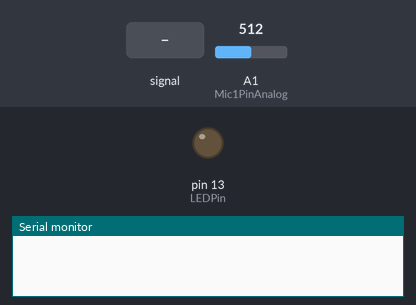
This sketch was run on a simulated Arduino Uno, built with avr-gcc and run on an emulated ATmega328P. Parts: output pins drawn as LEDs (lit = HIGH), the last lines printed to the serial monitor. The inputs (shaded band) are chosen by the test bench; at power-on: A1 (Mic1PinAnalog) = 512.

Above: at 1.2 s.
1.3 s: A1 (Mic1PinAnalog) fed a 200 Hz sine of ±460 counts around its level
At 1.7 s:
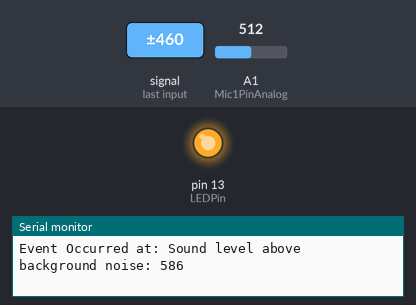
4.3 s: A1 (Mic1PinAnalog) set to 340
At 6.2 s:
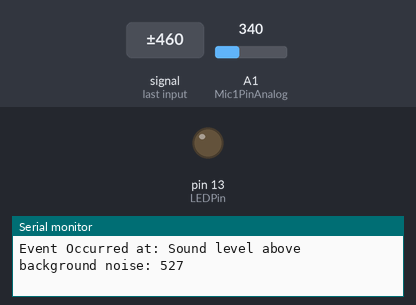
Timing chart, 0 to 7.7 s (numbered marks = the images above; inputs shaded):
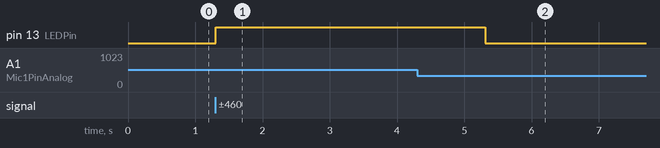

Measured:
- after the input at 1.3 s, pin 13 (LEDPin): LOW → HIGH at once
- after the input at 4.3 s, pin 13 (LEDPin): HIGH → LOW after 1.0 s

The sketch:

spore1.ino
```cpp
//////////////////////////////////////////////////////////////////////////////////////////////
//////////////////////////////////////////////////////////////////////////////////////////////
//////// Sound event (Gunshot) detection system v0.1 written by Brad Hutson Jr @ 3/17/2020 ///
//////////////////////////////////////////////////////////////////////////////////////////////
//////////////////////////////////////////////////////////////////////////////////////////////


/// Pin assignments
int Mic1PinAnalog = A1;
int LEDPin = 13;


/// Int value for Mic sound level used during comparison with NoiseFloor.
int MicValue1 = 0;


/// This is our NoiseFloor Value. It is used to determine what the current noise level is and is used later for comparison with our MicValues for any spikes to the volume level for detection of sudden loud sound events.
int NoiseFloorValue = 0;


/// This is our delay between NoiseFloor sampling and our sound event, use it for fine tuning event detection sensitivity.
int SampleDelay = 1;


/// This is the noise threshold above the NoiseFloorValue. It sets our threshhold above our NoiseFloor. Fine tune this for sound event detection sensitivity.
int SoundEventThreshhold  = 350;


void setup() {

/// Pin I/O Setup
  pinMode(LEDPin, OUTPUT);
  pinMode(Mic1PinAnalog, INPUT);


/// Serial Monitor Setup
  Serial.begin(9600);

 }


void loop() {


/// Sound Detection begin.


  /// Listen for our current NoiseFloor
  NoiseFloorValue = analogRead(Mic1PinAnalog);
  //Serial.println(NoiseFloorValue); // Prints Noise floor to serial monitor for debug.


  /// Wait a bit, specified via SampleDelay
  delay(SampleDelay);


  /// Sample again after our Delay for any sudden spikes.
  MicValue1 = analogRead(Mic1PinAnalog);
  //Serial.println(MicValue1); // Prints Mic1 sample value to serial monitor for debug.


//// Begin our check for a sound event!


/// Listening for a sound event using pure analog.

if(NoiseFloorValue-MicValue1>SoundEventThreshhold)
{

  /// Pull an LED on specified pin high for visual indication on hardware to indicate an event has occurred.
  digitalWrite(LEDPin, HIGH);

  /// Serial output about current task.
  Serial.print("Event Occurred at: ");
  Serial.print("Sound level above background noise: ");
  Serial.println(NoiseFloorValue-MicValue1);

  /// Wait and turn LED off by pulling the pin LOW, ending visual hardware event notification.
  delay(2000);
  digitalWrite(LEDPin, LOW);

  }

}
```
